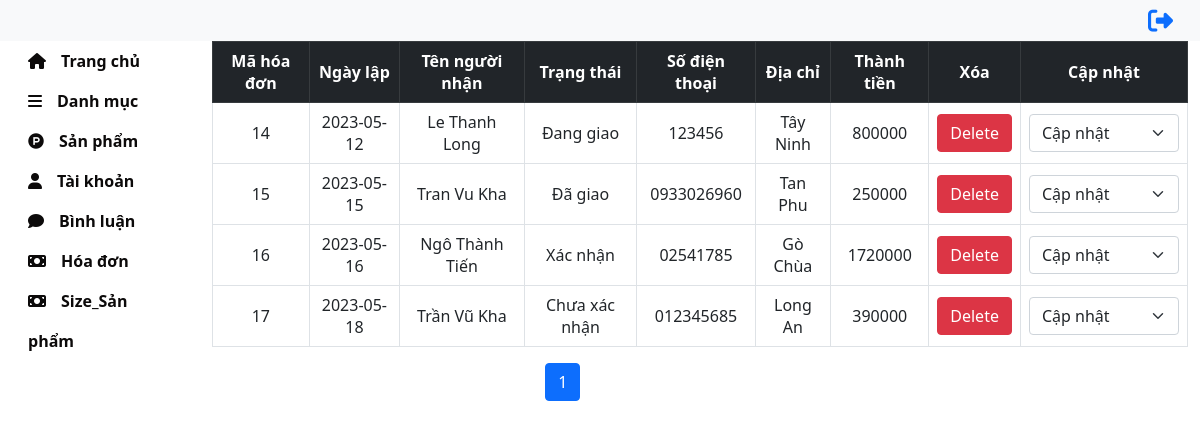
The page /admin/hoadon.php on the database its author committed.
### tables this page shows
CREATE TABLE `hoadon` (
  `MaHoaDon` int(11) NOT NULL,
  `NgayLap` date NOT NULL,
  `TenNguoiNhan` varchar(255) NOT NULL,
  `TrangThai` int(11) NOT NULL,
  `SDT` varchar(11) NOT NULL,
  `DiaChi` varchar(255) NOT NULL,
  `Email` varchar(255) NOT NULL,
  `Ghichu` varchar(255) NOT NULL,
  `ThanhTien` float NOT NULL,
  `Phuongthucthanhtoan` int(11) NOT NULL,
  `mataikhoan` int(11) NOT NULL
);

### admin/controller_admin/controller.php (called while the page is built, shortened)
<?php
    require_once '../lib/db.php';
    function TruyVan($sql){
        global $conn;
        $kq = '';
        $sta = $conn->prepare($sql);
        $sta->execute();
        if($sta->rowCount() > 0){
            $kq = $sta->fetchAll(PDO:: FETCH_ASSOC);
        }
        return $kq;
    }
?>

### admin/hoadon.php (the view, shortened to what this page needs)
<?php
    require_once './controller_admin/controller.php';
?>
<link rel="stylesheet" href="./css_admin/sanpham.css">
<link rel="stylesheet" href="./css_admin/css_admin.css">
<?php
    require_once 'req_admin/header_admin.php';
?>
<div class="container-fluid">
  <div class="row">
    <div class="col-sm-2">
       <?php require_once './req_admin/left_admin.php'; ?>
    <div class="col-sm-10">
        <table class = "table table-bordered ">
            <thead class = "table-dark">
                <tr>
                    <th>Mã hóa đơn</th>
                    <th>Ngày lập</th>
                    <th>Tên người nhận</th>
                    <th>Trạng thái</th>
                    <th>Số điện thoại</th>
                    <th>Địa chỉ</th>
                    <th>Thành tiền</th>
                    <th>Xóa</th>
                    <th>Cập nhật</th>
                </tr>
            </thead>
            <?php
                $sql = "select * from hoadon";
                global $conn;
                $sta = $conn->prepare($sql);
                $sta->execute();
                if($sta->rowCount() > 0){
                    $kq = $sta->fetchAll(PDO:: FETCH_ASSOC);
                }
                $total_records = $sta->rowCount();
                $current_page = isset($_GET['page']) ? $_GET['page'] : 1;
                $limit = 4;
                $total_page = ceil((int)$total_records / (int)$limit);
                $start = ($current_page - 1) * $limit;
                $sql2 = $sql . " LIMIT $start,$limit;";
                $result = TruyVan($sql2);
                foreach ($result as $row) {
                    $id = $row['MaHoaDon'];?>
                    <tr>
                        <td><?php echo $row['MaHoaDon']?></td>
                        <td><?php echo $row['NgayLap']?></td>
                        <td><?php echo $row['TenNguoiNhan']?></td>
                        <?php
                            if($row['TrangThai'] == 1)
                                {?>
                                    <td><?php echo 'Xác nhận'?></td>
                            <?php } else if($row['TrangThai'] == 2)
                                { ?>
                                <td><?php echo 'Đang giao'?></td>
                            <?php } else if($row['TrangThai'] == 3)
                                { ?>
                                <td><?php echo 'Đã giao'?></td>
                            <?php } else if($row['TrangThai'] == 0)
                                { ?>
                                <td><?php echo 'Chưa xác nhận'?></td>
                            <?php } else if($row['TrangThai'] == 4){ ?>
                                <td><?php echo 'Đã hủy'?></td>
                            <?php } ?>
                        <td><?php echo $row['SDT']?></td>
                        <td><?php echo $row['DiaChi']?></td>
                        <td><?php echo $row['ThanhTien']?></td>
                        <td>
                            <a onclick="return confirm('Bạn có muốn xóa hóa đơn này không?');" href="delete_sanpham.php<?php echo'?MaSanPham='.$id;?>" data-toggle="modal" data-target="#" class = "btn btn-danger">Delete</a>
                        </td>
                        <td>
                            <select class="form-select" style = "width:150px" onchange="this.options[this.selectedIndex].value && (window.location = this.options[this.selectedIndex].value);">
                                <option value = ''>Cập nhật</option>
                            </select>
                        </td>
                    </tr>
            <?php } ?>
        </table>
        <div class = "row">
            <div class = "col-sm-4"></div>
            <div class = "col-sm-4">
                <nav aria-label="Page navigation example">
                    <ul class="pagination">
                        <?php
                            for ($i = 1; $i <= $total_page; $i++){
                                if ($i == $current_page){
                                    echo '<li class="page-item active"><a class="page-link" href="">'.$i.'</a></li>';
                                }
                                else{
                                    echo '<li class="page-item"><a class="page-link" href="hoadon.php?page='.$i.'">'.$i.'</a></li>';
                                }
                            }
                        ?>
                    </ul>
                </nav>
            </div>
        </div>
    </div>

### admin/css_admin/sanpham.css (style rules this page uses)
td { text-align: center; vertical-align: middle; }
table thead tr th { text-align: center; vertical-align: middle; }

### rows shown on the page
hoadon: MaHoaDon "14", NgayLap "2023-05-12", TenNguoiNhan "Le Thanh Long", TrangThai "Đang giao", SDT "123456", DiaChi "Tây Ninh", ThanhTien "800000"
hoadon: MaHoaDon "15", NgayLap "2023-05-15", TenNguoiNhan "Tran Vu Kha", TrangThai "Đã giao", SDT "0933026960", DiaChi "Tan Phu", ThanhTien "250000"
hoadon: MaHoaDon "16", NgayLap "2023-05-16", TenNguoiNhan "Ngô Thành Tiến", TrangThai "Xác nhận", SDT "02541785", DiaChi "Gò Chùa", ThanhTien "1720000"
hoadon: MaHoaDon "17", NgayLap "2023-05-18", TenNguoiNhan "Trần Vũ Kha", TrangThai "Chưa xác nhận", SDT "012345685", DiaChi "Long An", ThanhTien "390000"
